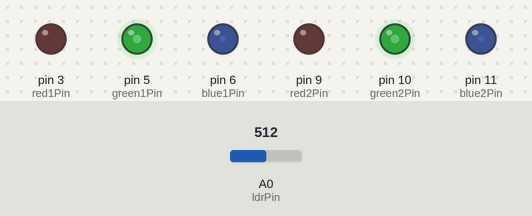
The sketch below on a simulated Arduino Uno, built with avr-gcc and run on an emulated ATmega328P. Shown: output pins drawn as LEDs (lit = HIGH). The inputs (shaded band) are chosen by the test bench; at power-on: A0 (ldrPin) = 512.

Above: at 1.27 s.
1.3 s: A0 (ldrPin) set to 122
4.3 s: A0 (ldrPin) set to 0
At 5.5 s:
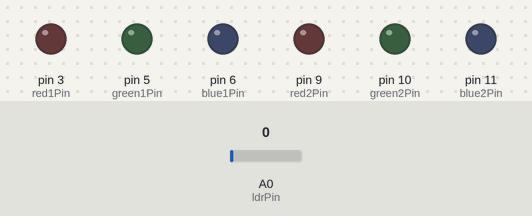
5.8 s: A0 (ldrPin) set to 3
7.4 s: A0 (ldrPin) set to 6
At 8.7 s:
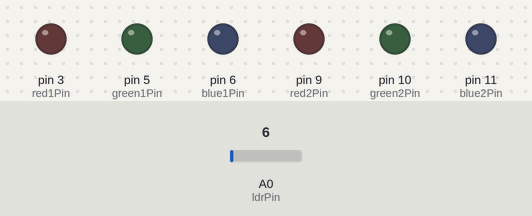
10.4 s: A0 (ldrPin) set to 306
At 11.15 s:
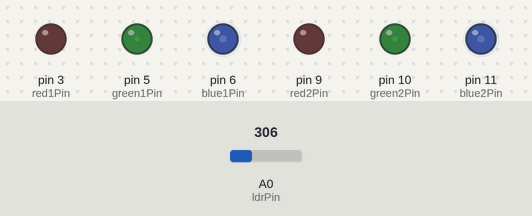
Timing chart, 0 to 17.4 s (numbered marks = the images above; inputs shaded):
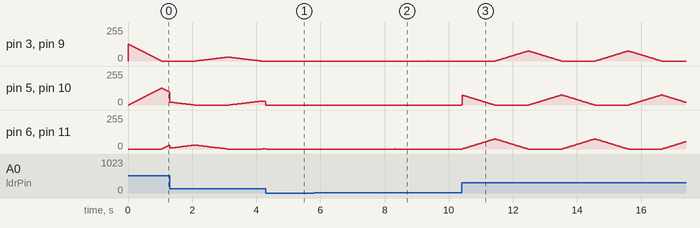

The sketch:

grand_hango_jofo1.ino
```cpp
// Pin setup
int ldrPin = A0;  // Light sensor

// RGB LED 1
int red1Pin = 3;
int green1Pin = 5;
int blue1Pin = 6;

// RGB LED 2
int red2Pin = 9;
int green2Pin = 10;
int blue2Pin = 11;

// Color values
int redVal = 255;
int greenVal = 0;
int blueVal = 0;

int fadeSpeed = 5;      // Adjusts speed of color change
int colorState = 0;     // 0: R->G, 1: G->B, 2: B->R

void setup() {
  pinMode(red1Pin, OUTPUT);
  pinMode(green1Pin, OUTPUT);
  pinMode(blue1Pin, OUTPUT);
  pinMode(red2Pin, OUTPUT);
  pinMode(green2Pin, OUTPUT);
  pinMode(blue2Pin, OUTPUT);
}

void loop() {
  // Read light level and convert to brightness
  int ldrValue = analogRead(ldrPin);
  int brightness = map(ldrValue, 0, 1023, 0, 255);

  // Adjust brightness based on LDR
  int r = map(redVal, 0, 255, 0, brightness);
  int g = map(greenVal, 0, 255, 0, brightness);
  int b = map(blueVal, 0, 255, 0, brightness);

  // Set RGB LED color
  setColor(r, g, b);

  // Transition to next color
  fadeColors();

  delay(20);  // Controls smoothness
}

void setColor(int r, int g, int b) {
  analogWrite(red1Pin, r);
  analogWrite(green1Pin, g);
  analogWrite(blue1Pin, b);

  analogWrite(red2Pin, r);
  analogWrite(green2Pin, g);
  analogWrite(blue2Pin, b);
}

void fadeColors() {
  int step = fadeSpeed;

  if (colorState == 0) { // Red -> Green
    redVal -= step;
    greenVal += step;
    if (redVal <= 0) {
      redVal = 0;
      greenVal = 255;
      colorState = 1;
    }
  }
  else if (colorState == 1) { // Green -> Blue
    greenVal -= step;
    blueVal += step;
    if (greenVal <= 0) {
      greenVal = 0;
      blueVal = 255;
      colorState = 2;
    }
  }
  else if (colorState == 2) { // Blue -> Red
    blueVal -= step;
    redVal += step;
    if (blueVal <= 0) {
      blueVal = 0;
      redVal = 255;
      colorState = 0;
    }
  }

  // Clamp values (just in case)
  if (redVal > 255) redVal = 255;
  if (greenVal > 255) greenVal = 255;
  if (blueVal > 255) blueVal = 255;
  if (redVal < 0) redVal = 0;
  if (greenVal < 0) greenVal = 0;
  if (blueVal < 0) blueVal = 0;
}
```

Measured:
- after the input at 4.3 s, pin 3 (red1Pin), pin 9 (red2Pin): stays 0/255 (without the input it goes to 1/255 after 0.94 s)
- after the input at 5.8 s, every drawn part: stays the same
- after the input at 7.4 s, pin 3 (red1Pin), pin 9 (red2Pin): 0/255 → 1/255 after 2.0 s, → 0/255 0.02 s later; pin 5 (green1Pin), pin 10 (green2Pin): 0/255 → 1/255 after 3.0 s; pin 6 (blue1Pin), pin 11 (blue2Pin): 0/255 → 1/255 after 0.92 s, → 0/255 0.02 s later
- by itself, pin 3 (red1Pin), pin 9 (red2Pin): rises from 0/255 to 30/255 in 1.0 s, then falls to 0/255 in 1.0 s
